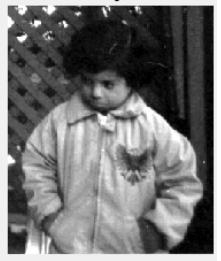
#> input picture lab_3/pout-bright.jpg, 221 x 261 px
$ python plot_histogram_matching.py   (older library calls are emulated)
#> lines starting #> are read from the running program, lines starting #| are printed output that depends on the picture
"""
==================
Histogram matching
==================

This example demonstrates the feature of histogram matching. It manipulates the
pixels of an input image so that its histogram matches the histogram of the
reference image. If the images have multiple channels, the matching is done
independently for each channel, as long as the number of channels is equal in
the input image and the reference.

Histogram matching can be used as a lightweight normalisation for image
processing, such as feature matching, especially in circumstances where the
images have been taken from different sources or in different conditions (i.e.
lighting).
"""

import matplotlib.pyplot as plt
import cv2
from skimage import data
from skimage import exposure
from skimage.exposure import match_histograms

reference = cv2.imread('pout-bright.jpg')
#> reference is the input picture: shape (261, 221, 3); min 0, max 255, mean 114.2
image = cv2.imread('pout-dark.jpg')
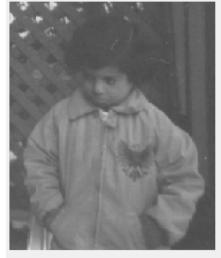
#> input picture lab_3/pout-dark.jpg, 221 x 258 px
#> image is the input picture: shape (258, 221, 3); min 70, max 255, mean 123.5

matched = match_histograms(image, reference, multichannel=True)
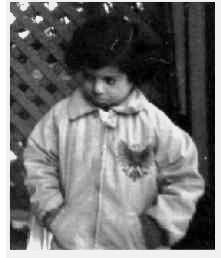
#> matched: shape (258, 221, 3); min 0, max 255, mean 114.7

fig, (ax1, ax2, ax3) = plt.subplots(nrows=1, ncols=3, figsize=(8, 3),
                                    sharex=True, sharey=True)
for aa in (ax1, ax2, ax3):
    aa.set_axis_off()

ax1.imshow(image)
ax1.set_title('Source')
ax2.imshow(reference)
ax2.set_title('Reference')
ax3.imshow(matched)
ax3.set_title('Matched')

plt.tight_layout()
plt.show()
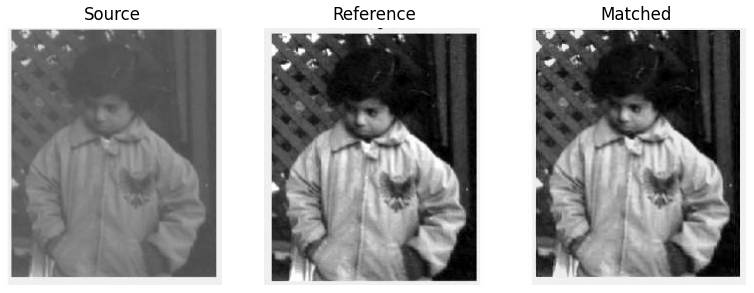
#> figure drawn by matplotlib, 3 panels


######################################################################
# To illustrate the effect of the histogram matching, we plot for each
# RGB channel, the histogram and the cumulative histogram. Clearly,
# the matched image has the same cumulative histogram as the reference
# image for each channel.

fig, axes = plt.subplots(nrows=3, ncols=3, figsize=(8, 8))


for i, img in enumerate((image, reference, matched)):
    for c, c_color in enumerate(('red', 'green', 'blue')):
        img_hist, bins = exposure.histogram(img[..., c], source_range='dtype')
        axes[c, i].plot(bins, img_hist / img_hist.max())
        img_cdf, bins = exposure.cumulative_distribution(img[..., c])
        axes[c, i].plot(bins, img_cdf)
        axes[c, 0].set_ylabel(c_color)
#> this loop made 3 passes

axes[0, 0].set_title('Source')
axes[0, 1].set_title('Reference')
axes[0, 2].set_title('Matched')

plt.tight_layout()
plt.show()
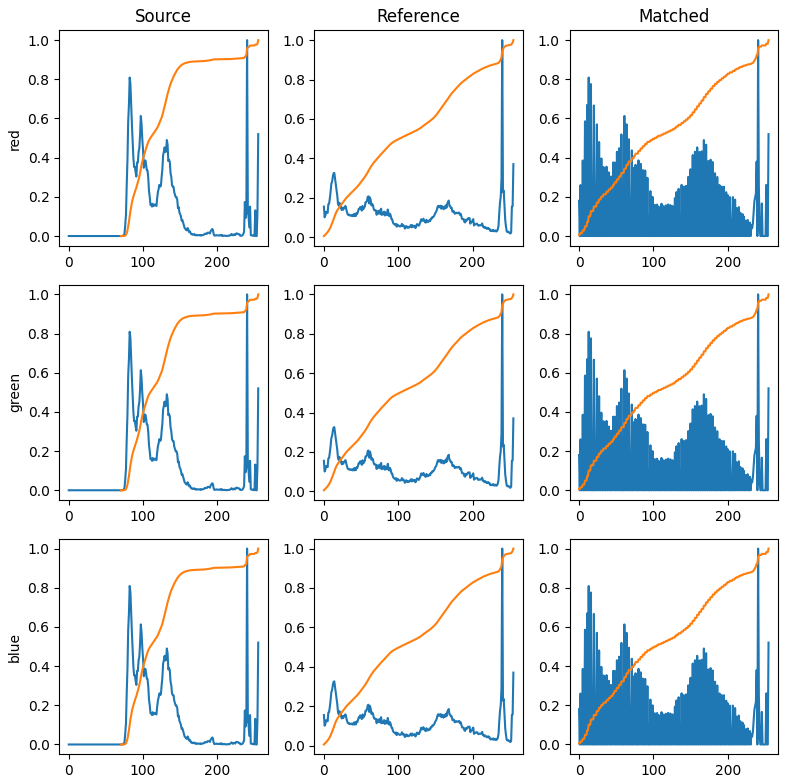
#> figure drawn by matplotlib, 9 panels; panel 1: curve peaks at x = 240, y = 1; panel 1: curve peaks at x = 255, y = 1; panel 2: curve peaks at x = 240, y = 1; panel 2: curve peaks at x = 255, y = 1
